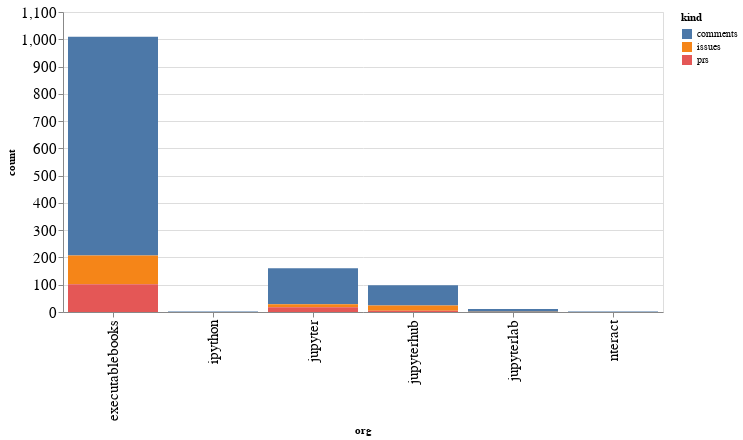

This figure's notebook cell:
### Code cell
alt.Chart(org_summaries, width=600).mark_bar().encode(
    x='org',
    y='count',
    color='kind',
    tooltip="org"
)

### Figure 1 — Vega-Lite specification as saved in the notebook (floating-point values rounded to 4 significant figures)
{"config": {"axisLeft": {"labelFontSize": 15}, "axisBottom": {"labelFontSize": 15}}, "data": {"name": "data-fc8036c55fc830c2afd6226af5832bb8"}, "mark": "bar", "encoding": {"color": {"type": "nominal", "field": "kind"}, "tooltip": {"type": "nominal", "field": "org"}, "x": {"type": "nominal", "field": "org"}, "y": {"type": "quantitative", "field": "count"}}, "width": 600, "$schema": "https://vega.github.io/schema/vega-lite/v4.8.1.json", "datasets": {"data-fc8036c55fc830c2afd6226af5832bb8": [{"org": "executablebooks", "kind": "comments", "count": 802}, {"org": "executablebooks", "kind": "issues", "count": 105}, {"org": "executablebooks", "kind": "prs", "count": 102}, {"org": "ipython", "kind": "comments", "count": 2}, {"org": "jupyter", "kind": "comments", "count": 132}, {"org": "jupyter", "kind": "issues", "count": 11}, {"org": "jupyter", "kind": "prs", "count": 17}, {"org": "jupyterhub", "kind": "comments", "count": 74}, {"org": "jupyterhub", "kind": "issues", "count": 19}, {"org": "jupyterhub", "kind": "prs", "count": 5}, {"org": "jupyterlab", "kind": "comments", "count": 10}, {"org": "jupyterlab", "kind": "issues", "count": 1}, {"org": "nteract", "kind": "comments", "count": 2}]}}
